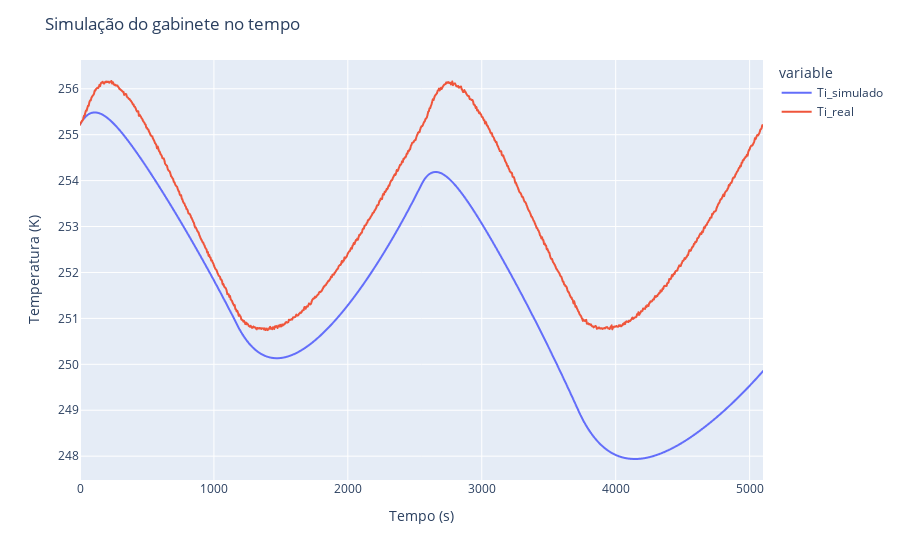

Here is the notebook cell this chart was saved with:
### Code cell
fig = px.line(simulation_result, x='time', y=['Ti_simulado', 'Ti_real'])
fig.update_yaxes(title_text="Temperatura (K)")
fig.update_xaxes(title_text="Tempo (s)")
fig.update_layout(
    title_text="Simulação do gabinete no tempo"
)
fig.show()

### Figure 1 — Plotly figure (JSON) as saved in the notebook; plotly's stock layout.template omitted (floating-point values rounded to 4 significant figures; data arrays with more than 128 entries replaced by an {"elided": "..."} marker saying what was removed)
{"data": [{"hovertemplate": "variable=Ti_simulado<br>time=%{x}<br>value=%{y}<extra></extra>", "legendgroup": "Ti_simulado", "line": {"color": "#636efa", "dash": "solid"}, "mode": "lines", "name": "Ti_simulado", "showlegend": true, "type": "scattergl", "x": {"elided": "1021 int values"}, "xaxis": "x", "y": {"elided": "1021 float values"}, "yaxis": "y"}, {"hovertemplate": "variable=Ti_real<br>time=%{x}<br>value=%{y}<extra></extra>", "legendgroup": "Ti_real", "line": {"color": "#EF553B", "dash": "solid"}, "mode": "lines", "name": "Ti_real", "showlegend": true, "type": "scattergl", "x": {"elided": "1021 int values"}, "xaxis": "x", "y": {"elided": "1021 float values"}, "yaxis": "y"}], "layout": {"legend": {"title": {"text": "variable"}, "tracegroupgap": 0}, "margin": {"t": 60}, "title": {"text": "Simulação do gabinete no tempo"}, "xaxis": {"anchor": "y", "domain": [0, 1], "title": {"text": "Tempo (s)"}}, "yaxis": {"anchor": "x", "domain": [0, 1], "title": {"text": "Temperatura (K)"}}}}
